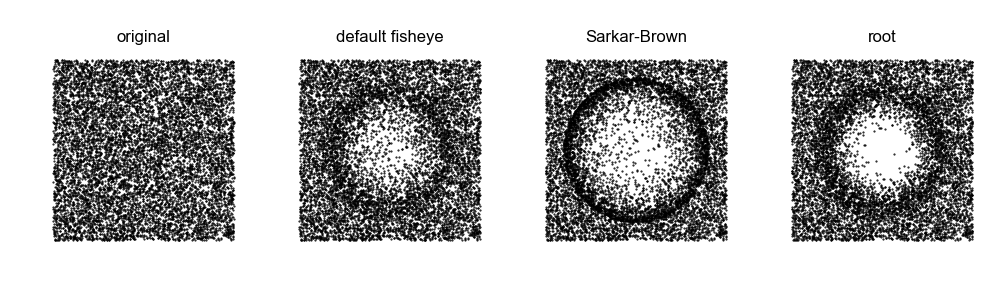

Source code (Python):
import numpy as np
import matplotlib.pyplot as pl

from fisheye import fisheye

# generate random points in [0,1]^2
N = 10000
pos = np.random.random((N,2))

# initialize fisheye with radius R = 0.4 and focus in the center
F = fisheye(R=0.4,d=3)
F.set_focus([0.5,0.5])

fig, axs = pl.subplots(1,4,figsize=(10,3))

for iax, ax in enumerate(axs):
    
    # iterate through different fisheye modi
    if iax == 0:
        ax.set_title('original')
    elif iax == 1:
        ax.set_title('default fisheye')
        F.set_mode('default')
    elif iax == 2:
        ax.set_title('Sarkar-Brown')
        F.set_mode('Sarkar')
    elif iax == 3:
        ax.set_title('square root')
        F.set_mode('sqrt')

    if iax == 0:
        _pos = pos
    else:
        # fisheye transform
        _pos = F.radial_2D(pos) 

    ax.plot(_pos[:,0],_pos[:,1],'.k',markersize=1)
    ax.axis('square')
    ax.axis('off')

fig.tight_layout()
fig.savefig('scatter.png')

pl.show()
